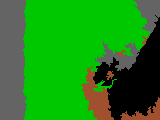
#> input picture labeledImages/image2.png, 160 x 120 px, given in place of image1.png, which was not available
$ python estimate_derivatives.py
#> lines starting #> are read from the running program, lines starting #| are printed output that depends on the picture; pictures that were not available may be replaced by others from this repository, and a replacement may not be noted
from PIL import Image, ImageDraw
import matplotlib.pyplot as plt
import numpy as np
import math
from scipy import signal
import numpy.linalg as lin
import scipy.io

# START OF FUNCTIONS CARRIED FORWARD FROM ASSIGNMENT 2

def boxfilter (n):
    """ Create a box filter of size n by n. """
    b = np.ones( (n,n) ) #Start with array of ones
    b = b/b.size         #Divide by number of elements to make
    return b            #boxfilter sum up to 1

def gauss1d (sigma):
    """ Returns a 1D Gaussian filter for a given value of sigma """
    filter_size = math.ceil(sigma*6)

    if (filter_size % 2) == 1:    #Round up size of filter to nearest odd integer
        filter_size +=1

    k = math.floor(filter_size / 2);   #Calculate maximum value of vector x
    x = np.linspace(-k,k,filter_size)  #Create vector x from -k to k
    G = np.exp(- (x*x) / (2*sigma**2)) #Calculate gaussian for each value in x
    G = G / np.sum(G)                  #Normalize filter
    return G

def gauss2d (sigma):
    """Returns a 2D Gaussian filter for a given value of sigma"""
    f = gauss1d (sigma)   #Calculate 1D gaussian
    f = f[np.newaxis]     #Convert 1D array into 2D array to use with convolve2d
    #Calculate 2D gaussian filter by convolving a 1D Gaussian with its transpose
    G = signal.convolve2d(f, np.transpose(f)) #G is already normalized
    return G

def gaussconvolve2d (array, sigma):
    """ Applies gaussian convolution to a 2D array for the given value of sigma """
    gaussian_filter = gauss2d(sigma) #Calculate 2D gaussian for given sigma
    #Use convolve2d to apply gaussian filter, keep same size of original array
    new_array = signal.convolve2d(array, gaussian_filter, 'same')
    return new_array

# END OF FUNCTIONS CARRIED FORWARD FROM ASSIGNMENT 2

# Define a function, boxconvolve2d, to convolve an image with a boxfilter of size n
# (used in Estimate_Derivatives below).

def boxconvolve2d(image, n):
    """ Convolves image with boxfilter of size n by n """
    #Create boxfilter of size n x n
    boxFilter = boxfilter(n)
    #Convolve with image
    convolveBoxImage = signal.convolve2d(image, boxFilter, 'same')
    return convolveBoxImage


def Estimate_Derivatives(im1, sigma=1.5):
    """
    Estimate spatial derivatives of im1 and temporal derivative from im1 to im2.

    Smooth im1 with a 2D Gaussian of the given sigma.  Use first central difference to
    estimate derivatives.

    """
    # UNCOMMENT THE NEXT FOUR LINES WHEN YOU HAVE DEFINED THE FUNCTIONS ABOVE
    im1_smoothed = gaussconvolve2d(im1,sigma)
    Ix, Iy = np.gradient(im1_smoothed)

    return Ix, Iy


#Main program starts here ###
allIx = []
allIy = []
for i in range(1,101):
    imageName = 'labeledImages/image'+ str(i)+ '.png'
    PIL_im1 = Image.open(imageName)
#> PIL_im1 is the input picture: PIL image 160x120 RGB; mean R, G, B 31.5, 136.7, 24.1
    PIL_im1 = PIL_im1.convert('L')
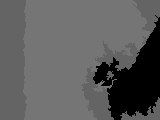
#> PIL_im1: PIL image 160x120 L; min 0, max 117, mean 92.2
    im1 = np.asarray(PIL_im1)
    Ix, Iy = Estimate_Derivatives(im1)
#> in gaussconvolve2d, `new_array = signal.convolve2d(array, gaussian_filter, 'same')`:
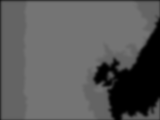
#> new_array: shape (120, 160) float64; min 0, max 117, mean 90.9
#> in Estimate_Derivatives, `Ix, Iy = np.gradient(im1_smoothed)`:
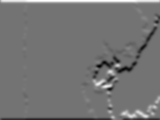
#> Ix: shape (120, 160) float64; min -26.79, max 32.29, mean 0.3; drawn with min black and max white
#> in Estimate_Derivatives, `Ix, Iy = np.gradient(im1_smoothed)`:
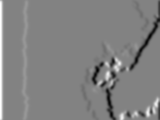
#> Iy: shape (120, 160) float64; min -29.06, max 27.6, mean -0.1; drawn with min black and max white
#> (the run stopped early here; a loop or call above may not have finished)
